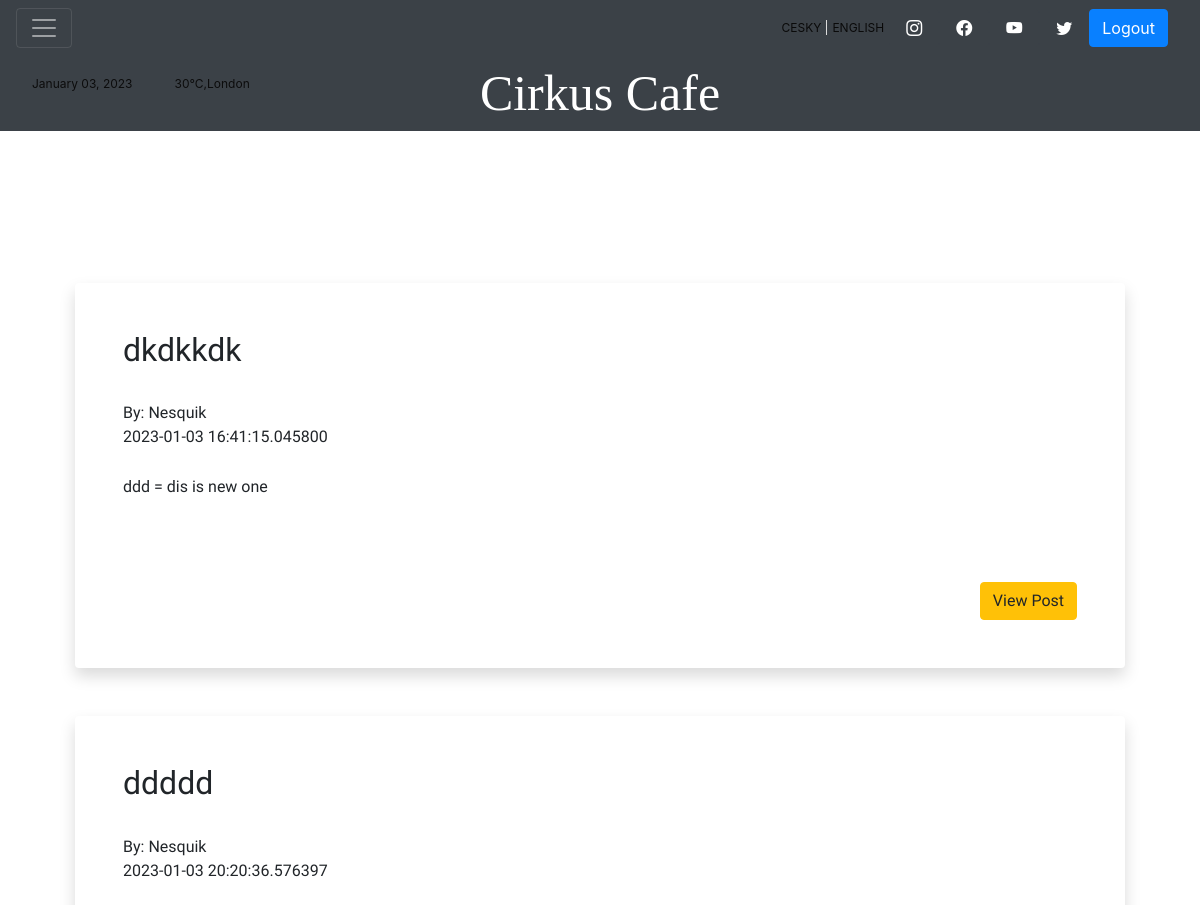
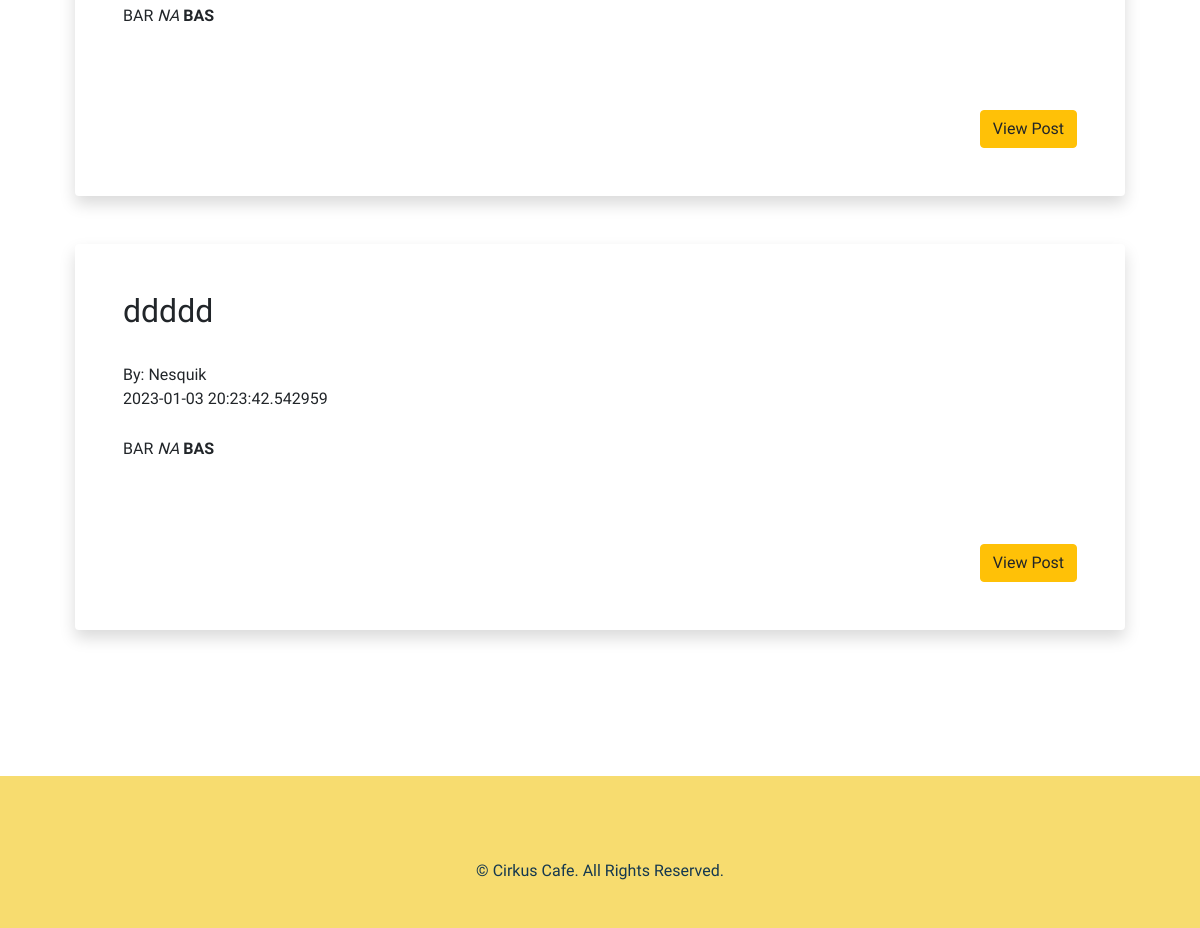
Screenshot of /blog_posts (signed in) with the database file from the repository (2 pictures, top to bottom).
### main.py (models this page shows, shortened)
class Posts(db.Model):
    id = db.Column(db.Integer, primary_key=True)
    title = db.Column(db.String(255))
    content = db.Column(db.Text)
    date_posted = db.Column(db.DateTime, default=datetime.now)
    slug = db.Column(db.String(255))
    poster_id = db.Column(db.Integer, db.ForeignKey("users.id"))

class Users(db.Model, UserMixin):
    id = db.Column(db.Integer, primary_key=True)
    username = db.Column(db.String(100), nullable=False)
    name = db.Column(db.String(100), nullable=False)
    surname = db.Column(db.String(100), nullable=False)
    occupation = db.Column(db.String(100), nullable=False)
    phone_number = db.Column(db.Integer, nullable=False)
    gender = db.Column(db.String(100), nullable=False)
    email = db.Column(db.String(150), nullable=False, unique=True)
    street_address = db.Column(db.String(100), nullable=False)
    house_number = db.Column(db.Integer, nullable=False)
    city = db.Column(db.String(100), nullable=False)
    state = db.Column(db.String(100))
    state2 = db.Column(db.String(100))
    zip_code = db.Column(db.Integer, nullable=False)
    password = db.Column(db.String(100), nullable=False)
    terms_agreement = db.Column(db.String(100), nullable=False)
    blog_posts = db.relationship('Posts', backref="poster")
    date_of_registration = db.Column(db.DateTime, default=datetime.now)

### main.py (the view)
@app.route("/blog_posts")
@login_required
def blog_posts():
    date = datetime.now()
    id = current_user.id
    posts = Posts.query.filter_by(poster_id=id).all()
    return render_template("blog_posts.html", posts=posts, date=date)

### main.py (called while the page is built)
@login_manager.user_loader
def load_user(user_id):
    return Users.query.get(int(user_id))

### templates/blog_posts.html (shortened to what this page needs)
{% include 'header.html' %}
{% include 'navbar.html' %}
<div class="container blog-posts">
    {% if current_user.is_authenticated %}
    <br/><br/><br/>
    <div class="col-12">
        <div class="container py-5 h-100">
            {% for post in posts %}
            <div class="shadow p-5 mb-5 bg-body rounded">
                <h2>{{ post.title }}</h2><br/>
                By: {{ post.poster.username }}<br/>
                {{ post.date_posted }} <br/><br/>
                {{ post.content|safe }}<br/><br/>
                <div class="d-flex justify-content-end pt-3">
                    <a href="{{url_for('post', id=post.id) }}" class="btn btn-warning btn-md ms-2"> View Post</a>
                </div>
            </div>
            {% endfor %}
        </div>
    </div>
</div>
{% endif %}
{% include 'footer.html' %}

### templates/header.html (shortened to what this page needs)
<!doctype html>
<html lang="en">
<head>
    <link rel="stylesheet" href="static/css/styles.css">
    <link href="https://cdn.jsdelivr.net/npm/bootstrap@5.2.2/dist/css/bootstrap.min.css" rel="stylesheet"
>
    <link rel="stylesheet" href="https://cdn.jsdelivr.net/npm/bootstrap@4.0.0/dist/css/bootstrap.min.css"
>
    <link rel="stylesheet" href="https://cdnjs.cloudflare.com/ajax/libs/font-awesome/4.7.0/css/font-awesome.min.css"/>
    <link rel="stylesheet" href="https://cdn.jsdelivr.net/npm/bootstrap-icons@1.10.2/font/bootstrap-icons.css">
</head>

### templates/navbar.html (shortened to what this page needs)
<nav class="navbar navbar-dark bg-dark">
    <button class="navbar-toggler" type="button" data-toggle="collapse"
            data-target="#navbarToggleExternalContent" aria-controls="navbarToggleExternalContent"
            aria-expanded="false" aria-label="Toggle navigation">
        <span class="navbar-toggler-icon"></span>
    </button>
    {% if current_user.is_authenticated %}
    <div class="d-flex align-items-center">
        <ul class="navbar-right">
            <li>
                <a href="#">CESKY</a>
            </li>
            <li>
                <a href="#">ENGLISH</a>
            </li>
        </ul>
        <a
                class="btn btn-dark px-3"
                href="#"
                role="button"
        ><i class="bi bi-instagram"></i
        ></a>
        <a
                class="btn btn-dark px-3"
                href="#"
                role="button"
        ><i class="bi bi-facebook"></i
        ></a>
        <a
                class="btn btn-dark px-3"
                href="#"
                role="button"
        ><i class="bi bi-youtube"></i
        ></a>
         <a
                class="btn btn-dark px-3"
                href="#"
                role="button"
        ><i class="bi bi-twitter"></i
        ></a>
        <a class="btn btn-primary me-3" href="{{url_for('logout')}}" role="button">
            Logout
        </a>
        {% endif %}
</nav>
<div>
    <nav class="navbar navbar-dark bg-dark">
        <a class="navbar-brand-center" style="color: white;">Cirkus Cafe</a>
        <div class="d-flex  align-items-center navbar">
            <ul class="navbar-left">
                <li>{{ date.strftime('%B %d, %Y') }}</li>
                <li>30°C,London</li>
            </ul>
    </nav>
</div>

### templates/footer.html (shortened to what this page needs)
<footer>
    <div class ="stick-bottom">
        <div class="container-fluid text-center footer">
            <div class="row">
                <div class="col">
                    <h6 class="footer-title">© Cirkus Cafe. All Rights Reserved.</h6>
                </div>
            </div>
        </div>
    </div>
</footer>
</html>

### rows the page displays
Posts: title "dkdkkdk", poster.username "Nesquik", date_posted "2023-01-03 16:41:15.045800", content "ddd = dis is new one"
Posts: title "ddddd", poster.username "Nesquik", date_posted "2023-01-03 20:20:36.576397", content "BAR NA BAS"
Posts: title "ddddd", poster.username "Nesquik", date_posted "2023-01-03 20:23:42.542959", content "BAR NA BAS"
